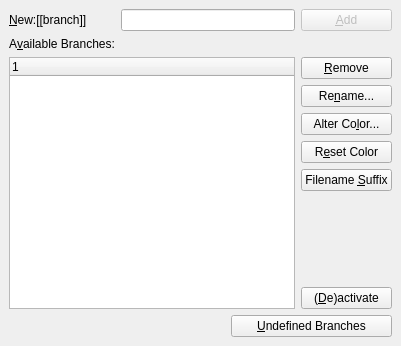
<?xml version="1.0" encoding="UTF-8"?>
<ui version="4.0">
 <class>BranchesUi</class>
 <widget class="QWidget" name="BranchesUi">
  <property name="geometry">
   <rect>
    <x>0</x>
    <y>0</y>
    <width>401</width>
    <height>346</height>
   </rect>
  </property>
  <property name="windowTitle">
   <string/>
  </property>
  <layout class="QGridLayout">
   <property name="leftMargin">
    <number>9</number>
   </property>
   <property name="topMargin">
    <number>9</number>
   </property>
   <property name="rightMargin">
    <number>9</number>
   </property>
   <property name="bottomMargin">
    <number>9</number>
   </property>
   <property name="spacing">
    <number>6</number>
   </property>
   <item row="6" column="3">
    <widget class="QPushButton" name="suffixPB">
     <property name="toolTip">
      <string>Append the name of this branch to the output filename, given the branch is active.</string>
     </property>
     <property name="text">
      <string>Filename &amp;Suffix</string>
     </property>
    </widget>
   </item>
   <item row="7" column="3">
    <spacer>
     <property name="orientation">
      <enum>Qt::Vertical</enum>
     </property>
     <property name="sizeType">
      <enum>QSizePolicy::Expanding</enum>
     </property>
     <property name="sizeHint" stdset="0">
      <size>
       <width>83</width>
       <height>51</height>
      </size>
     </property>
    </spacer>
   </item>
   <item row="1" column="0" colspan="3">
    <widget class="QLabel" name="availableLB">
     <property name="text">
      <string>A&amp;vailable Branches:</string>
     </property>
     <property name="buddy">
      <cstring>branchesTW</cstring>
     </property>
    </widget>
   </item>
   <item row="2" column="3">
    <widget class="QPushButton" name="removePB">
     <property name="toolTip">
      <string>Remove the selected branch</string>
     </property>
     <property name="text">
      <string>&amp;Remove</string>
     </property>
    </widget>
   </item>
   <item row="9" column="2" colspan="2">
    <widget class="QPushButton" name="unknownPB">
     <property name="toolTip">
      <string>Show undefined branches used in this document.</string>
     </property>
     <property name="text">
      <string>&amp;Undefined Branches</string>
     </property>
    </widget>
   </item>
   <item row="2" column="0" rowspan="7" colspan="3">
    <widget class="QTreeWidget" name="branchesTW">
     <column>
      <property name="text">
       <string notr="true">1</string>
      </property>
     </column>
    </widget>
   </item>
   <item row="8" column="3">
    <widget class="QPushButton" name="activatePB">
     <property name="toolTip">
      <string>Toggle the selected branch</string>
     </property>
     <property name="text">
      <string>(&amp;De)activate</string>
     </property>
    </widget>
   </item>
   <item row="0" column="3">
    <widget class="QPushButton" name="addBranchPB">
     <property name="enabled">
      <bool>false</bool>
     </property>
     <property name="toolTip">
      <string>Add a new branch to the list</string>
     </property>
     <property name="text">
      <string>&amp;Add</string>
     </property>
    </widget>
   </item>
   <item row="4" column="3">
    <widget class="QPushButton" name="colorPB">
     <property name="toolTip">
      <string>Define or change background color</string>
     </property>
     <property name="text">
      <string>Alter Co&amp;lor...</string>
     </property>
    </widget>
   </item>
   <item row="3" column="3">
    <widget class="QPushButton" name="renamePB">
     <property name="toolTip">
      <string>Change the name of the selected branch</string>
     </property>
     <property name="text">
      <string>Re&amp;name...</string>
     </property>
    </widget>
   </item>
   <item row="0" column="0">
    <widget class="QLabel" name="newBranchLA">
     <property name="text">
      <string>&amp;New:[[branch]]</string>
     </property>
     <property name="buddy">
      <cstring>newBranchLE</cstring>
     </property>
    </widget>
   </item>
   <item row="0" column="1" colspan="2">
    <widget class="QLineEdit" name="newBranchLE"/>
   </item>
   <item row="9" column="0" colspan="2">
    <spacer>
     <property name="orientation">
      <enum>Qt::Horizontal</enum>
     </property>
     <property name="sizeHint" stdset="0">
      <size>
       <width>251</width>
       <height>20</height>
      </size>
     </property>
    </spacer>
   </item>
   <item row="5" column="3">
    <widget class="QPushButton" name="resetColorPB">
     <property name="toolTip">
      <string>Reset branch color to default (standard background)</string>
     </property>
     <property name="text">
      <string>R&amp;eset Color</string>
     </property>
    </widget>
   </item>
  </layout>
 </widget>
 <tabstops>
  <tabstop>newBranchLE</tabstop>
  <tabstop>addBranchPB</tabstop>
  <tabstop>branchesTW</tabstop>
  <tabstop>removePB</tabstop>
  <tabstop>renamePB</tabstop>
  <tabstop>colorPB</tabstop>
  <tabstop>suffixPB</tabstop>
  <tabstop>activatePB</tabstop>
  <tabstop>unknownPB</tabstop>
 </tabstops>
 <includes>
  <include location="local">qt_i18n.h</include>
 </includes>
 <resources/>
 <connections/>
</ui>
